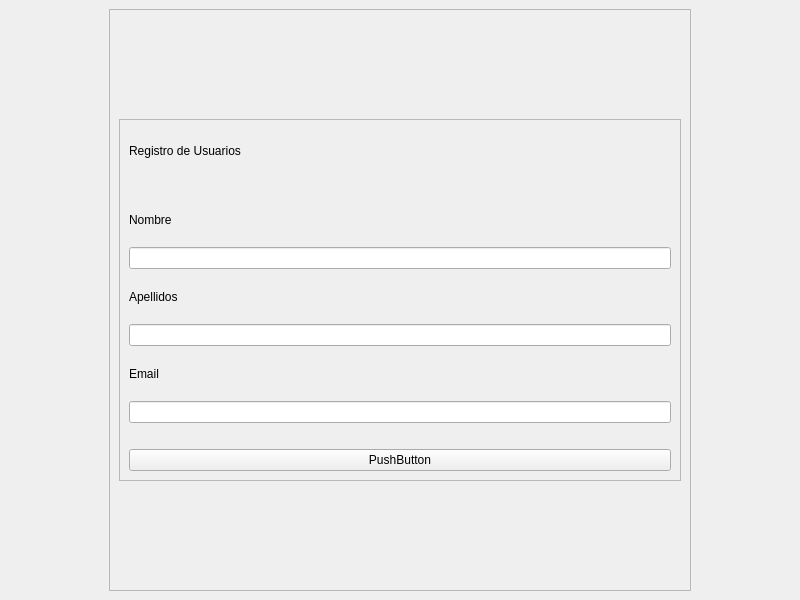
<?xml version="1.0" encoding="UTF-8"?>
<ui version="4.0">
 <class>MainWindow</class>
 <widget class="QMainWindow" name="MainWindow">
  <property name="geometry">
   <rect>
    <x>0</x>
    <y>0</y>
    <width>800</width>
    <height>600</height>
   </rect>
  </property>
  <property name="windowTitle">
   <string>MainWindow</string>
  </property>
  <widget class="QWidget" name="centralwidget">
   <layout class="QHBoxLayout" name="horizontalLayout">
    <item>
     <spacer name="verticalSpacer">
      <property name="orientation">
       <enum>Qt::Vertical</enum>
      </property>
      <property name="sizeHint" stdset="0">
       <size>
        <width>100</width>
        <height>575</height>
       </size>
      </property>
     </spacer>
    </item>
    <item>
     <widget class="QFrame" name="frame">
      <property name="frameShape">
       <enum>QFrame::StyledPanel</enum>
      </property>
      <property name="frameShadow">
       <enum>QFrame::Raised</enum>
      </property>
      <layout class="QVBoxLayout" name="verticalLayout">
       <item>
        <spacer name="horizontalSpacer">
         <property name="orientation">
          <enum>Qt::Horizontal</enum>
         </property>
         <property name="sizeHint" stdset="0">
          <size>
           <width>531</width>
           <height>100</height>
          </size>
         </property>
        </spacer>
       </item>
       <item>
        <widget class="QFrame" name="frame_2">
         <property name="frameShape">
          <enum>QFrame::StyledPanel</enum>
         </property>
         <property name="frameShadow">
          <enum>QFrame::Raised</enum>
         </property>
         <layout class="QVBoxLayout" name="verticalLayout_2">
          <item>
           <widget class="QLabel" name="label">
            <property name="text">
             <string>Registro de Usuarios</string>
            </property>
           </widget>
          </item>
          <item>
           <spacer name="horizontalSpacer_3">
            <property name="orientation">
             <enum>Qt::Horizontal</enum>
            </property>
            <property name="sizeHint" stdset="0">
             <size>
              <width>507</width>
              <height>20</height>
             </size>
            </property>
           </spacer>
          </item>
          <item>
           <widget class="QLabel" name="label_2">
            <property name="text">
             <string>Nombre</string>
            </property>
           </widget>
          </item>
          <item>
           <widget class="QLineEdit" name="lineEdit"/>
          </item>
          <item>
           <widget class="QLabel" name="label_3">
            <property name="text">
             <string>Apellidos</string>
            </property>
           </widget>
          </item>
          <item>
           <widget class="QLineEdit" name="lineEdit_2"/>
          </item>
          <item>
           <widget class="QLabel" name="label_4">
            <property name="text">
             <string>Email</string>
            </property>
           </widget>
          </item>
          <item>
           <widget class="QLineEdit" name="lineEdit_3"/>
          </item>
          <item>
           <spacer name="horizontalSpacer_4">
            <property name="orientation">
             <enum>Qt::Horizontal</enum>
            </property>
            <property name="sizeHint" stdset="0">
             <size>
              <width>40</width>
              <height>20</height>
             </size>
            </property>
           </spacer>
          </item>
          <item>
           <widget class="QPushButton" name="pushButton">
            <property name="text">
             <string>PushButton</string>
            </property>
           </widget>
          </item>
         </layout>
        </widget>
       </item>
       <item>
        <spacer name="horizontalSpacer_2">
         <property name="orientation">
          <enum>Qt::Horizontal</enum>
         </property>
         <property name="sizeHint" stdset="0">
          <size>
           <width>531</width>
           <height>100</height>
          </size>
         </property>
        </spacer>
       </item>
      </layout>
     </widget>
    </item>
    <item>
     <spacer name="verticalSpacer_2">
      <property name="orientation">
       <enum>Qt::Vertical</enum>
      </property>
      <property name="sizeHint" stdset="0">
       <size>
        <width>100</width>
        <height>575</height>
       </size>
      </property>
     </spacer>
    </item>
   </layout>
  </widget>
 </widget>
 <resources/>
 <connections/>
</ui>
